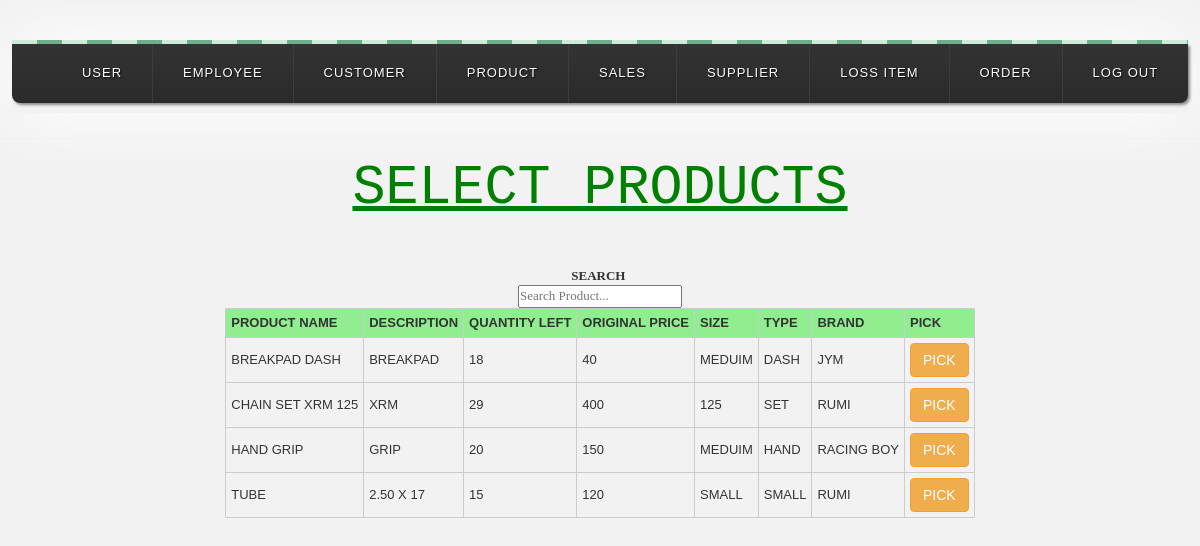
Screenshot of /orders.php (signed in) with the database file from the repository.
### tables this page shows
CREATE TABLE IF NOT EXISTS `product` (
  `ProductID` varchar(15) NOT NULL,
  `ProductName` varchar(100) NOT NULL,
  `Description` varchar(100) NOT NULL,
  `Quantity` int(200) NOT NULL,
  `SellingPrice` int(11) NOT NULL,
  `OriginalPrice` int(11) NOT NULL,
  `Size` varchar(100) NOT NULL,
  `Type` varchar(100) NOT NULL,
  `Brand` varchar(100) NOT NULL
);

### orders.php (the view, shortened to what this page needs)
<?php
include('header.php');
?>
<!DOCTYPE html>
<html>
<head>
<body>
<link rel="stylesheet" type="text/css" href="mystyles.css">
<head>
</head>
<div class="wrap">
<span class="decor"></span>
<nav>
  <ul class="primary">
    <li>
      <a href="users.php">USER</a>
    </li>
    <li>
      <a href="employee.php">EMPLOYEE</a>
    </li>
    <li>
      <a href="customer.php">CUSTOMER</a>
    </li>
    <li>
      <a href="product.php">PRODUCT</a>
    </li>
    <li>
      <a href="sales.php">SALES</a>
    </li>
    <li>
      <a href="supplier.php">SUPPLIER</a>
    </li>
    <li>
      <a href="loss.php">LOSS ITEM</a>
    </li>
    <li>
      <a href="orders.php">ORDER</a>
    </li>
    <li>
      <a href="logout.php">LOG OUT</a>
    </li>
  </ul>
</nav>
</div>
<hr/>
<div>
<center>
<h1><u>SELECT PRODUCTS</u></h1>
<br>
<br>
<form name ="form1" method="post" action="">
<div id="search">
<td><label for="filter"> Search </label>
<input type="text" name="filter" id="filter" value=""  placeholder="Search Product..." autocomplete="off"></td>
</form>
</div>
<table border="1" cellpadding="0" cellspacing="0" id="resultTable" class="db-table" table-bordered>
	<thead>
		<th> <strong>Product Name</strong>
		<th> <strong>Description</strong>
		<th> <strong>Quantity Left</strong>
		<th> <strong>Original Price</strong>
		<th> <strong>Size</strong>
		<th> <strong>Type</strong>
		<th> <strong>Brand</strong>
		<th><strong>Pick</strong>
	</thead>
<center>
<tbody>
<?php
$query1=mysql_query("select * from product order by ProductName asc");
while($query2=mysql_fetch_array($query1))
{
echo "<td>".$query2['ProductName']."</td>";
echo "<td>".$query2['Description']."</td>";
echo "<td>".$query2['Quantity']."</td>";
echo "<td>".$query2['SellingPrice']."</td>";
echo "<td>".$query2['Size']."</td>";
echo "<td>".$query2['Type']."</td>";
echo "<td>".$query2['Brand']."</td>";
echo "<td><a href='transaction.php?ID=".$query2['ProductID']."'><button type=;button' class='btn btn-warning'> PICK</a></td><tr>";
}
?>
</table>
<br>
<br>
<br>
</body>
</html>

### mystyles.css (style rules this page uses)
body { background-color: ; }
h1 { text-align: center; font-family: courier new; color: Green; font-size: 55px; }
label { font-family:bookman old style; margin: 0; padding: 0; display: block; font-size: 100%; padding-top: 0; padding-right: .25em; width: 8em; }
input, Stextarea { font-family:times new roman; margin: 0; padding: 0; display: block; font-size: 100%; }
table.db-table { border-right:1px solid #ccc; border-bottom:1px solid #ccc; }
table.db-table th { background:lightgreen; padding:5px; border-left:1px solid #ccc; border-top:1px solid #ccc; }
table.db-table td { padding:5px; border-left:1px solid #ccc; border-top:1px solid #ccc; }

### orders.php (style rules this page uses)
body { background: #f2f2f2; font-family: helvetica, arial, serif; font-size: 13px; text-transform: uppercase; text-align: center; }
.wrap { display: inline-block; -webkit-box-shadow: 0 0 70px #fff; -moz-box-shadow: 0 0 70px #fff; box-shadow: 0 0 70px #fff; margin-top: 40px; }
.decor { background: #6EAF8D; background: -webkit-linear-gradient(left, #CDEBDB 50%, #6EAF8D 50%); background: -moz-linear-gradient(left, #CDEBDB 50%, #6EAF8D 50%); background: -o-linear-gradient(left, #CDEBDB 50%, #6EAF8D 50%); background: linear-gradient(left, white 50%, #6EAF8D 50%); background-size: 50px 25%;; padding: 2px; display: block; }
a { text-decoration: none; color: #fff; display: block; }
ul { list-style: none; position: relative; text-align: left; }
li { float: left; }
ul:after { clear: both; }
ul:before, ul:after { content: " "; display: table; }
nav { position: relative; background: #2B2B2B; background-image: -webkit-linear-gradient(bottom, #2B2B2B 7%, #333333 100%); background-image: -moz-linear-gradient(bottom, #2B2B2B 7%, #333333 100%); background-image: -o-linear-gradient(bottom, #2B2B2B 7%, #333333 100%); background-image: linear-gradient(bottom, #2B2B2B 7%, #333333 100%); text-align: center; letter-spacing: 1px; text-shadow: 1px 1px 1px #0E0E0E; -webkit-box-shadow: 2px 2px 3px #888; -moz-box-shadow: 2px 2px 3px #888; box-shadow: 2px 2px 3px #888; border-bottom-right-radius: 8px; border-bottom-left-radius: 8px; }
ul.primary li a { display: block; padding: 20px 30px; border-right: 1px solid #3D3D3D; }
ul.primary li:last-child a { border-right: none; }

### rows the page displays
product: ProductName "BREAKPAD DASH", Description "BREAKPAD", Quantity "18", SellingPrice "40", Size "MEDUIM", Type "DASH", Brand "JYM"
product: ProductName "CHAIN SET XRM 125", Description "XRM", Quantity "29", SellingPrice "400", Size "125", Type "SET", Brand "RUMI"
product: ProductName "HAND GRIP", Description "GRIP", Quantity "20", SellingPrice "150", Size "MEDUIM", Type "HAND", Brand "RACING BOY"
product: ProductName "TUBE", Description "2.50 X 17", Quantity "15", SellingPrice "120", Size "SMALL", Type "SMALL", Brand "RUMI"
